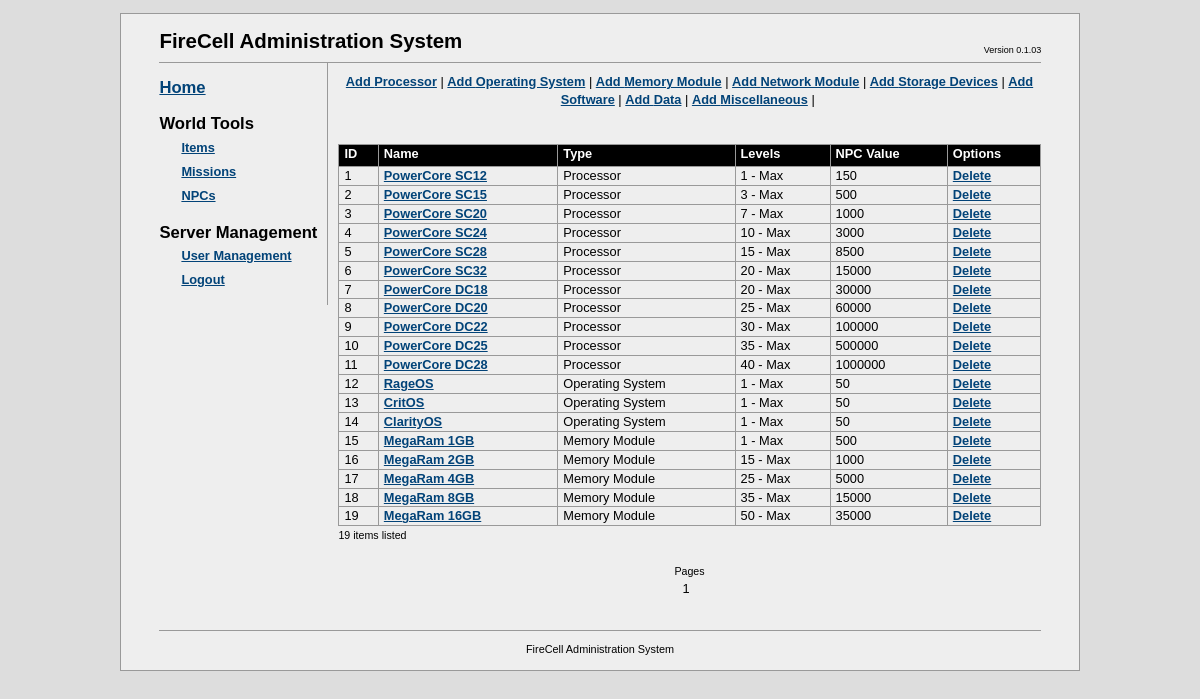
/fcadmin/?a=items (signed in), run on the app's committed database.
### tables this page shows
CREATE TABLE `fc_itemtypes` (
  `itemtype_id` int(10) unsigned NOT NULL auto_increment,
  `itemtype_name` varchar(32) NOT NULL,
  `itemtype_table` varchar(32) NOT NULL COMMENT 'sql table that stores items of this type',
  PRIMARY KEY  (`itemtype_id`)
);

CREATE TABLE `fc_items` (
  `item_id` bigint(20) unsigned NOT NULL auto_increment,
  `item_name` char(64) default NULL,
  `itemtype_id` int(10) unsigned NOT NULL COMMENT 'type of item (tb_itemtypes)',
  `object_id` bigint(20) unsigned NOT NULL COMMENT 'ID of the object in the table corresponding to the item type',
  `description` text,
  `min_level` int(10) unsigned NOT NULL COMMENT 'minimum level that this item can be created for',
  `max_level` int(10) unsigned default NULL COMMENT 'maximum level that this item can be created for',
  `npc_value` bigint(20) unsigned NOT NULL COMMENT 'Items NPC value',
  PRIMARY KEY  (`item_id`)
);

### fcadmin/config.php (called while the page is built, shortened)
<?php
$DB_SERVER = "localhost";
$DB_DATABASE = "firecell";
$DB_USER = "root";
$DB_PASSWORD = "root";
?>

### fcadmin/db/mysqldb.php (called while the page is built, shortened)
<?php
class MySQLDB
{
	private $link = NULL;
	public function Connect($server, $dbname, $user, $password)
	{
		$result = false;
		$this->link = mysql_pconnect($server, $user, $password);
		if ( $this->link != NULL )
		{
			$result = true;
		}
		return $result;
	}
	public function Execute($query)
	{
		$result = NULL;
		if ( $this->link != NULL )
		{
			$result = mysql_query($query, $this->link);
		}
		return $result;
	}
}
?>

### fcadmin/apps/itemmanager.php (the view, shortened to what this page needs)
<?php
require_once dirname(__FILE__)."/../config.php";
class ItemsManagerApp implements IFCAdminApp
{
  private $db = NULL;
  private $itemAction = NULL;
  private $itemTypes = NULL;
  private $itemData = NULL;
  private $itemsPerPage = 50;
  private $currentPage = 0;
  private $numPagesAvailable = 0;
  public function __construct($itemsPerPage = 50)
  {
    $this->itemsPerPage = $itemsPerPage;
  }
  public function init($db)
  {
    $this->db = $db;
    $this->itemAction = $_GET["i"];
    $this->LoadItemTypes();
    switch ( $this->itemAction )
    {
      case  NULL:
          $this->itemFilter = $_GET["f"];
          $this->currentPage = $_GET["page"];
          if ( $this->currentPage == NULL )
            $this->currentPage = 0;
          $this->numItems = $this->GetNumItems();
          $this->numPagesAvailable = ceil($this->numItems / $this->itemsPerPage);
          $this->itemData = $this->LoadItems();
        break;
    }
    return true;
  }
  public function render()
  {
    switch ( $this->itemAction )
    {
      case  NULL:
        $startIndex = $this->currentPage * $this->itemsPerPage;
        $this->render_options();
        $this->render_list($startIndex);
        $this->render_pages();
        break;
    }
  }
  private function render_options()
  {
    echo "<center>";
    foreach ($this->itemTypes as $id => $type)
    {
      echo "<a href=\"?a=items&i=-1&t=$id\">Add ".$type->name."</a> |&nbsp;";
    }
    echo "</center><br/><br/>";
  }
  private function render_list($startIndex = 0)
  {
echo <<<LIST
    <table class="tableUsers" cellspacing="0">
      <tr>
        <th>ID</th>
        <th>Name</th>
        <th>Type</th>
        <!--
        <th width="200">Description</th>
        -->
        <th>Levels</th>
        <th>NPC Value</th>
        <th>Options </th>
      </tr>
LIST;
    for ( $i = $startIndex; $i < count($this->itemData); $i++ )
    {
      $item = $this->itemData[$i];
      $type = $this->itemTypes[$item->type_id];
      echo "<tr>";
      echo "<td>".$item->id."</td>";
      echo "<td><a href=\"?a=items&i=".$item->id."&t=".$item->type_id."\">".$item->name."</a></td>";
      echo "<td>".$type->name."</td>";
      echo "<td>".$item->min_level." - ".$item->max_level."</td>";
      echo "<td>".$item->npc_value."</td>";
      echo "<td><a href=\"actions/delitem.php?iid=".$item->id."\">Delete</a>";
      echo "</tr>";
    }
echo <<<LIST
    </table>
LIST;
    echo "<small>".($i-$startIndex)." items listed</small><br/><br/>";
  }
  private function render_pages()
  {
    echo "<center><small>Pages</small><br/>";
    for ( $i = 0; $i < $this->numPagesAvailable; $i++ )
    {
      echo ($i+1);
    }
    echo "</center>";
  }
  private function LoadItemTypes()
  {
    $this->itemTypes = Array();
    $query = "SELECT * FROM fc_itemtypes";
    $result = $this->db->Execute( $query );
    if ( $result != NULL )
    {
      while ( $line = mysql_fetch_array($result, MYSQL_ASSOC) )
      {
        $type = new ItemType();
        $type->id = $line["itemtype_id"];
        $type->name = $line["itemtype_name"];
        $type->dbTable = $line["itemtype_table"];
        $this->itemTypes[ $type->id ] = $type;
      }
    }
    return count($this->itemTypes);
  }
  private function GetNumItems()
  {
    $count = 0;
    $query = "SELECT count(*) as c from fc_items";
    $result = $this->db->Execute( $query );
    if ( $result != NULL )
    {
      if ( $line = mysql_fetch_array($result, MYSQL_ASSOC) )
      {
        $count = $line["c"];
      }
    }
    return $count;
  }
  private function LoadItems()
  {
    $query = "select        items.item_id, items.item_name, types.itemtype_id, items.object_id, ".
             "              items.description, items.min_level, items.max_level, items.npc_value ".
             "from          fc_items items ".
             "inner join    fc_itemtypes types ".
             "on            types.itemtype_id = items.itemtype_id ";
    $itemData = Array();
    $result = $this->db->Execute( $query );
    if ( $result != NULL )
    {
      while ( $line = mysql_fetch_array($result, MYSQL_ASSOC) )
      {
        $item = $this->CreateItemFromRecord($line);
        array_push( $itemData, $item);
      }
    }
    return $itemData;
  }
  private function CreateItemFromRecord($record)
  {
    $item = new Item();
    $item->id = $record["item_id"];
    $item->name = $record["item_name"];
    $item->type_id = $record["itemtype_id"];
    $item->object_id = $record["object_id"];
    $item->description = $record["description"];
    $item->min_level = $record["min_level"];
    $item->max_level = ($record["max_level"] == NULL ? "Max" : $record["max_level"]);
    $item->npc_value = $record["npc_value"];
    return $item;
  }
}
?>

### fcadmin/index.php (shortened to what this page needs)
<?php
  require_once dirname(__FILE__)."/config.php";
  require_once dirname(__FILE__)."/db/mysqldb.php";
  require_once dirname(__FILE__)."/apps/itemmanager.php";
  $db = new MySQLDB();
  $app = NULL;
echo <<<HTML
<!DOCTYPE html PUBLIC "-//W3C//DTD XHTML 1.1//EN"
	"http://www.w3.org/TR/xhtml11/DTD/xhtml11.dtd">
<html lang="en" xml:lang="en">
<head>
	<title>FireCell Administration</title>
	<meta http-equiv="Content-Type" content="txt/html; charset=utf-8" />
	<link rel="stylesheet" type="text/css" href="css/fcadmin.css" />
</head>
<body>
<div id="bodyContainer">
	<div id="head">
    FireCell Administration System
  	<ul class="utility">
  		<li>Version 0.1.03
  	</ul>
	</div>
  <div id="content">
HTML;
  $accountType= $_SESSION["acctype"];
  if ( $accountType < 2 || $accountType == NULL )
  {
echo <<<HTML
      <center>
      <br/>Login required:
      <form name="login" action="actions/login.php" method="post">
        <table id="logintable">
          <tr>
            <td align="right">Username:</td>
            <td><input class="fcedit" name="name" value="" type="text" /></td>
          </tr>
          <tr>
            <td align="right">Password:</td>
            <td><input class="fcedit" name="password" value="" type="password" /></td>
          </tr>
          <tr>
            <td></td>
            <td><input class="fcbutton" name="Login" value="Login" type="submit" /></td>
          </tr>
        </table>
      </form>
      </center>
HTML;
  }
  else
  {
echo <<<HTML
    <div id="sidepanel">
      <h2><a href="index.php">Home</a></h2>
      <h2>World Tools</h2>
      <ul class="tools">
        <li><a href="?a=items">Items</a></li>
        <li><a href="?a=missions">Missions</a></li>
        <li><a href="?a=npc">NPCs</a></li>
      </ul>
    	<h2>Server Management</h2>
      <ul class="tools">
        <li><a href="?a=users">User Management</a></li>
        <li><a href="actions/logout.php">Logout</a></li>
      </ul>
    </div>
    <div id="apppanel">
HTML;
       $appname = $_GET["a"];
       switch ( $appname )
       {
       case "items":
			  $app = new ItemsManagerApp();
        break;
       }
       if ( strlen($appname) > 0 )
       {
         if ( $app instanceof IFCAdminApp )
         {
           if ( $app->init($db) == true )
           {
             $app->render();
           }
           else
           {
             echo "Failed to initialise the requested application!";
           }
         }
         else
         {
           echo "Requested app class does not implement IFCAdminApp interface!";
         }
       }
       else
       {
         echo "No app found for this request!";
       }
    echo "</div> ";
  }
echo <<<HTML
    <div id="foot">
      FireCell Administration System
    </div>
  </div>
</div>
</body>
</html>
HTML;
?>

### fcadmin/css/fcadmin.css (style rules this page uses)
* { margin: 0; padding: 0; }
html { background: #ddd; }
#bodyContainer { margin: 1em 10%; padding: 1em 3em; font: 80%/1.4 tahoma, arial, helvetica, lucida sans, sans-serif; border: 1px solid #999; background: #eee; position: relative; }
#head { padding-bottom: 0em; border-bottom: 1px solid #999; font-size: 1.6em; font-weight: bold; height: 35px; clear: right; }
#content { width:auto; }
#sidepanel { width: auto; padding-right: 10px; padding-bottom: 1em; float: left; border-right: 1px solid #999; }
#apppanel { width: auto; overflow: hidden; padding-top: 10px; padding-left: 10px; padding-bottom: 1em; }
#foot { text-align: center; margin-top: 1.8em; border-top: 1px solid #999; padding-top: 1em; font-size: 0.85em; clear: left; }
.utility { position: absolute; right: 4em; top: 30px; font-weight: normal; font-size: 9px; }
.utility li { display: inline; }
h2 { margin: 0.8em 0 0 0; font-size: 1.3em; font-weight: bold; }
ul { list-style: none; margin: 0; padding: 0; }
#head ul li, dl ul li, #foot li { list-style: none; display: inline; margin: 0; padding: 0 0.2em; }
ul.aliases, ul.projects, ul.tools { list-style: none; line-height: 24px; }
ul.aliases a, ul.projects a, ul.tools a { padding-left: 22px; }
a { color: #024378; font-weight: bold; text-decoration: underline; }
.tableUsers { width: 100%; border-right: solid 1px #999; }
.tableUsers th { background-color: black; color: white; border-bottom: solid 1px #999; border-top: solid 1px #999; border-left: solid 1px #999; padding-bottom: 3px; padding-left: 5px; padding-right: 5px; text-align: left; }
.tableUsers td { padding-left: 5px; padding-right: 5px; text-align: left; border-left: solid 1px #999; border-bottom: solid 1px #999; }

### data on the page
fc_itemtypes: itemtype_name "Processor"
fc_itemtypes: itemtype_name "Operating System"
fc_itemtypes: itemtype_name "Memory Module"
fc_itemtypes: itemtype_name "Network Module"
fc_itemtypes: itemtype_name "Storage Devices"
fc_itemtypes: itemtype_name "Software"
fc_itemtypes: itemtype_name "Data"
fc_itemtypes: itemtype_name "Miscellaneous"
fc_items: item_id "1", item_name "PowerCore SC12", itemtype.itemtype_name "Processor", min_level "1", max_level "Max", npc_value "150"
fc_items: item_id "2", item_name "PowerCore SC15", itemtype.itemtype_name "Processor", min_level "3", max_level "Max", npc_value "500"
fc_items: item_id "3", item_name "PowerCore SC20", itemtype.itemtype_name "Processor", min_level "7", max_level "Max", npc_value "1000"
fc_items: item_id "4", item_name "PowerCore SC24", itemtype.itemtype_name "Processor", min_level "10", max_level "Max", npc_value "3000"
fc_items: item_id "5", item_name "PowerCore SC28", itemtype.itemtype_name "Processor", min_level "15", max_level "Max", npc_value "8500"
fc_items: item_id "6", item_name "PowerCore SC32", itemtype.itemtype_name "Processor", min_level "20", max_level "Max", npc_value "15000"
fc_items: item_id "7", item_name "PowerCore DC18", itemtype.itemtype_name "Processor", min_level "20", max_level "Max", npc_value "30000"
fc_items: item_id "8", item_name "PowerCore DC20", itemtype.itemtype_name "Processor", min_level "25", max_level "Max", npc_value "60000"
fc_items: item_id "9", item_name "PowerCore DC22", itemtype.itemtype_name "Processor", min_level "30", max_level "Max", npc_value "100000"
fc_items: item_id "10", item_name "PowerCore DC25", itemtype.itemtype_name "Processor", min_level "35", max_level "Max", npc_value "500000"
fc_items: item_id "11", item_name "PowerCore DC28", itemtype.itemtype_name "Processor", min_level "40", max_level "Max", npc_value "1000000"
fc_items: item_id "12", item_name "RageOS", itemtype.itemtype_name "Operating System", min_level "1", max_level "Max", npc_value "50"
fc_items: item_id "13", item_name "CritOS", itemtype.itemtype_name "Operating System", min_level "1", max_level "Max", npc_value "50"
fc_items: item_id "14", item_name "ClarityOS", itemtype.itemtype_name "Operating System", min_level "1", max_level "Max", npc_value "50"
fc_items: item_id "15", item_name "MegaRam 1GB", itemtype.itemtype_name "Memory Module", min_level "1", max_level "Max", npc_value "500"
fc_items: item_id "16", item_name "MegaRam 2GB", itemtype.itemtype_name "Memory Module", min_level "15", max_level "Max", npc_value "1000"
fc_items: item_id "17", item_name "MegaRam 4GB", itemtype.itemtype_name "Memory Module", min_level "25", max_level "Max", npc_value "5000"
fc_items: item_id "18", item_name "MegaRam 8GB", itemtype.itemtype_name "Memory Module", min_level "35", max_level "Max", npc_value "15000"
fc_items: item_id "19", item_name "MegaRam 16GB", itemtype.itemtype_name "Memory Module", min_level "50", max_level "Max", npc_value "35000"

### other printed values
$i-$startIndex "19"
